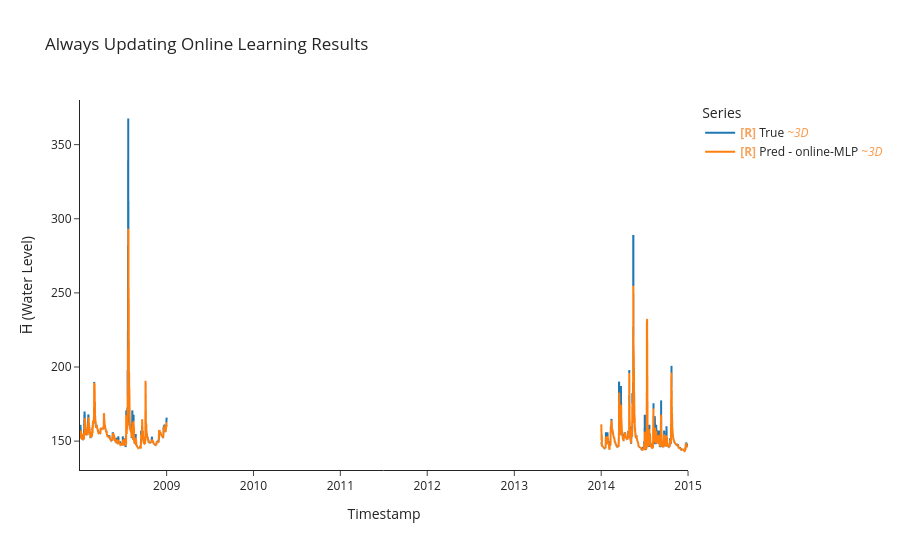

Notebook code cell kept with this figure:
### Markdown cell above
## Testing Always updating
See model behaviour if we allowed it to learn on the fly from the testing data.<br>
**conclusion**<br>
Model's performance metrics went up as we all model to optimize and generalize more. In contarst model ability to adapt in lowered.<br>
We need to investigate more about optimizers and the adaptability, generalization trade-off.

### Code cell
# Testing with always updating 
model, optimizer, criterion = build_mlp(LOOKBACK*N_FEATURES, HORIZON)
y_true, y_pred, time_indices, cutom_adam_batch_losses = uf.train_model_online(model, optimizer,criterion,
                                                                              test_ds, test_df,
                                                                              LOOKBACK, HORIZON, BATCH_SIZE)
#training results
uf.calculate_metrics_and_plot({"online-MLP": (y_true, y_pred, time_indices)}, 
                              plot_title="Always Updating Online Learning Results")

### Figure 1 — Plotly figure (JSON) as saved in the notebook; plotly's stock layout.template omitted (floating-point values rounded to 4 significant figures; data arrays with more than 128 entries replaced by an {"elided": "..."} marker saying what was removed)
{"data": [{"hovertemplate": "Legend=True<br>Timestamp=%{x}<br>H̅ (Water Level)=%{y}<extra></extra>", "legendgroup": "True", "line": {"color": "#1f77b4", "dash": "solid", "width": 2}, "marker": {"symbol": "circle"}, "mode": "lines", "name": "<b style=\"color:sandybrown\">[R]</b> True <i style=\"color:#fc9944\">~3D</i>", "showlegend": true, "type": "scattergl", "uid": "e03f8377-825b-46da-ae02-21b8fc475648", "x": {"elided": "1001 str values"}, "xaxis": "x", "y": {"elided": "1001 float values"}, "yaxis": "y"}, {"hovertemplate": "Legend=Pred - online-MLP<br>Timestamp=%{x}<br>H̅ (Water Level)=%{y}<extra></extra>", "legendgroup": "Pred - online-MLP", "line": {"color": "#ff7f0e", "dash": "solid", "width": 2}, "marker": {"symbol": "circle"}, "mode": "lines", "name": "<b style=\"color:sandybrown\">[R]</b> Pred - online-MLP <i style=\"color:#fc9944\">~3D</i>", "showlegend": true, "type": "scattergl", "uid": "41e59075-3d1e-4d5a-9ecd-4adb914b5ebc", "x": {"elided": "1001 str values"}, "xaxis": "x", "y": {"elided": "1001 float values"}, "yaxis": "y"}], "layout": {"height": 550, "legend": {"title": {"text": "Series"}, "tracegroupgap": 0}, "title": {"text": "Always Updating Online Learning Results"}, "xaxis": {"anchor": "y", "domain": [0, 1], "title": {"text": "Timestamp"}}, "yaxis": {"anchor": "x", "domain": [0, 1], "title": {"text": "H̅ (Water Level)"}}}}
